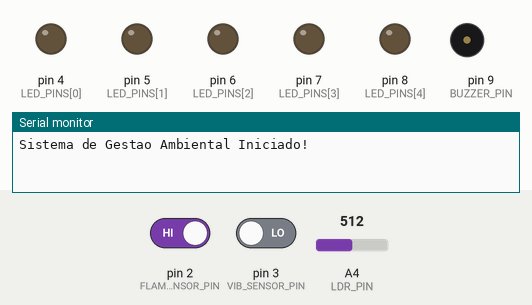
A sketch run on a simulated Arduino Uno, built with avr-gcc and run on an emulated ATmega328P. Shown: output pins drawn as LEDs (lit = HIGH), buzzer (waves = sounding), the last lines printed to the serial monitor. The test bench sets the inputs (shaded band); at power-on: A4 (LDR_PIN) = 512, pin 2 (FLAME_SENSOR_PIN) HIGH, pin 3 (VIB_SENSOR_PIN) LOW.

Above: at 1.2 s.
1.3 s: A4 (LDR_PIN) set to 483
At 2.0 s:
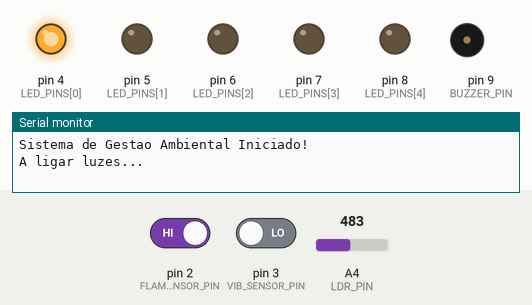
4.3 s: pin 2 (FLAME_SENSOR_PIN) driven LOW
At 5.74 s:
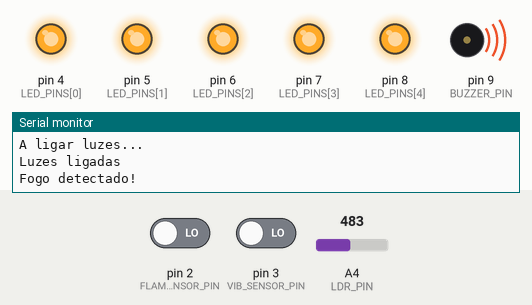
10.3 s: pin 3 (VIB_SENSOR_PIN) driven LOW
12.2 s: A4 (LDR_PIN) set to 510
At 12.7 s:
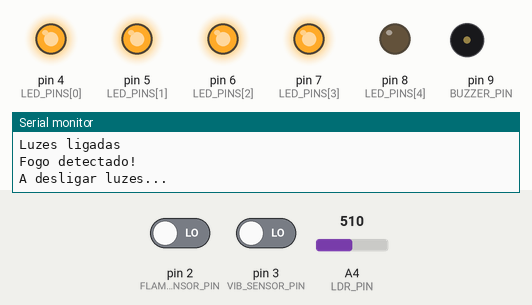
13.8 s: pin 3 (VIB_SENSOR_PIN) driven HIGH
At 15.6 s:
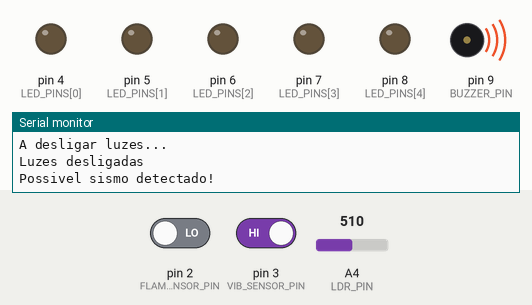
Timing chart, 0 to 17.8 s (numbered marks = the images above; inputs shaded):
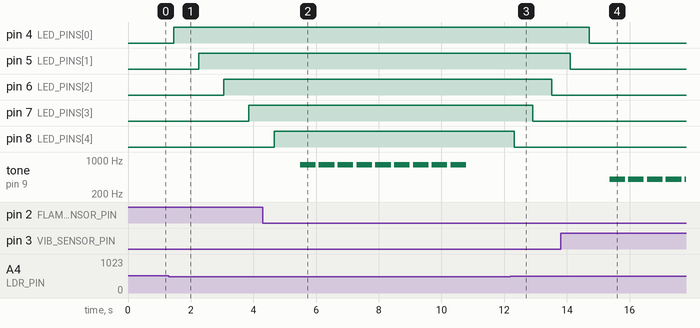

Measured:
- the behaviour switches between 500 and 499 on A4 (LDR_PIN) (found by bisection; images 0 and 1)
- after the input at 1.3 s, pin 4 (LED_PINS[0]): LOW → HIGH after 0.16 s; pin 5 (LED_PINS[1]): LOW → HIGH after 0.96 s; pin 6 (LED_PINS[2]): LOW → HIGH after 1.8 s; pin 7 (LED_PINS[3]): LOW → HIGH after 2.6 s
- after the input at 4.3 s, tone on pin 9 (BUZZER_PIN): alternates 800 Hz for 0.50 s and silent for 0.10 s, starting after 1.2 s
- after the input at 12.2 s, pin 6 (LED_PINS[2]): HIGH → LOW after 1.3 s; pin 7 (LED_PINS[3]): HIGH → LOW after 0.71 s; pin 8 (LED_PINS[4]): HIGH → LOW after 0.11 s
- after the input at 13.8 s, tone on pin 9 (BUZZER_PIN): alternates 400 Hz for 0.50 s and silent for 0.10 s, starting after 1.6 s

The sketch:

project.ino
```cpp
#include <SoftwareSerial.h>

// Definição de pinos
const int LDR_PIN          = A4; // LDR
const int FLAME_SENSOR_PIN = 2;  // Sensor de chama
const int VIB_SENSOR_PIN   = 3;  // Sensor de vibração
const int BUZZER_PIN       = 9;  // Buzzer

// LEDs (iluminação pública)
const int LED_PINS[5]      = {4, 5, 6, 7, 8};

// Pinos HC-06
const int BT_RX = 10; // RX do Arduino (liga no TX do módulo Bluetooth)
const int BT_TX = 11; // TX do Arduino (liga no RX do módulo Bluetooth)
SoftwareSerial BTSerial(BT_RX, BT_TX);

// Estados (flags)
bool luzesLigadas         = false;
bool sismoDetectado       = false;
bool fogoDetectado        = false;

// Limites
const int LUZ_THRESHOLD   = 500; // Valor de corte para o LDR (ajustar se necessário)
const int VIB_THRESHOLD   = 100; // (Não está a ser usado diretamente no digital)

// -------------------------------------------------------------------
// Função para enviar mensagens Bluetooth (e terminar com nova linha)
void enviarMensagemBT(const String &mensagem) {
  BTSerial.print(mensagem);
  BTSerial.print("\n");
}

// -------------------------------------------------------------------
// Buzzer: alerta para sismo (tom grave, modo sirene durante 5s)
void buzzerSomSismo() {
  unsigned long startTime = millis();
  while (millis() - startTime < 5000) {
    tone(BUZZER_PIN, 400, 500); // Tocar 500 ms a 400 Hz
    delay(600);                 // Pausa 600 ms
    noTone(BUZZER_PIN);
  }
}

// Buzzer: alerta para fogo (tom agudo, modo sirene durante 5s)
void buzzerSomFogo() {
  unsigned long startTime = millis();
  while (millis() - startTime < 5000) {
    tone(BUZZER_PIN, 800, 500); // Tocar 500 ms a 800 Hz
    delay(600);
    noTone(BUZZER_PIN);
  }
}

// -------------------------------------------------------------------
// Função para ligar luzes gradualmente, exibindo mensagens durante e após
void ligarLuzes() {
  // Mensagem inicial
  enviarMensagemBT("A ligar luzes...");
  Serial.println("A ligar luzes...");

  // Liga cada LED com um pequeno atraso
  for (int i = 0; i < 5; i++) {
    digitalWrite(LED_PINS[i], HIGH);
    delay(800); // delay para simular ligação escalonada
  }

  // Estado atualizado
  luzesLigadas = true;

  // Mensagem final
  enviarMensagemBT("Luzes ligadas");
  Serial.println("Luzes ligadas");
}

// Função para desligar luzes gradualmente, exibindo mensagens durante e após
void desligarLuzes() {
  // Mensagem inicial
  enviarMensagemBT("A desligar luzes...");
  Serial.println("A desligar luzes...");

  // Desliga cada LED em ordem inversa
  for (int i = 4; i >= 0; i--) {
    digitalWrite(LED_PINS[i], LOW);
    delay(600); // delay para simular desligamento escalonado
  }

  // Estado atualizado
  luzesLigadas = false;

  // Mensagem final
  enviarMensagemBT("Luzes desligadas");
  Serial.println("Luzes desligadas");
}

// -------------------------------------------------------------------
void setup() {
  // Configuração de pinos
  pinMode(LDR_PIN, INPUT);
  pinMode(FLAME_SENSOR_PIN, INPUT);
  pinMode(VIB_SENSOR_PIN, INPUT);

  pinMode(BUZZER_PIN, OUTPUT);

  // LEDs como saída
  for (int i = 0; i < 5; i++) {
    pinMode(LED_PINS[i], OUTPUT);
    digitalWrite(LED_PINS[i], LOW);
  }

  // Serial normal (USB) para o monitor
  Serial.begin(9600);

  // Iniciar porta SoftwareSerial para Bluetooth
  BTSerial.begin(9600);

  // Mensagens iniciais
  enviarMensagemBT("Sistema de Gestao Ambiental Iniciado!");
  Serial.println("Sistema de Gestao Ambiental Iniciado!");
}

// -------------------------------------------------------------------
void loop() {
  // --- 1) Leitura do LDR para acender/apagar luzes ---
  int ldrValue = analogRead(LDR_PIN);

  // Se está mais escuro que o limiar e as luzes ainda não estão ligadas...
  if (ldrValue < LUZ_THRESHOLD && !luzesLigadas) {
    ligarLuzes();
  }
  // Se está mais claro que o limiar e as luzes estão ligadas...
  else if (ldrValue >= LUZ_THRESHOLD && luzesLigadas) {
    desligarLuzes();
  }

  // --- 2) Sensor de chama ---
  int flameValue = digitalRead(FLAME_SENSOR_PIN);
  if (flameValue == LOW) {
    if (!fogoDetectado) {
      fogoDetectado = true;
      Serial.println("Fogo detectado!");
      enviarMensagemBT("Fogo Detectado!");
      buzzerSomFogo();
    }
  } else {
    fogoDetectado = false;
  }

  // --- 3) Sensor de vibração ---
  int vibValue = digitalRead(VIB_SENSOR_PIN);
  if (vibValue == HIGH) {
    if (!sismoDetectado) {
      sismoDetectado = true;
      Serial.println("Possivel sismo detectado!");
      enviarMensagemBT("Possivel sismo detectado!");
      buzzerSomSismo();
    }
  } else {
    sismoDetectado = false;
  }

  // Pausa para estabilidade da leitura
  delay(200);
}
```
